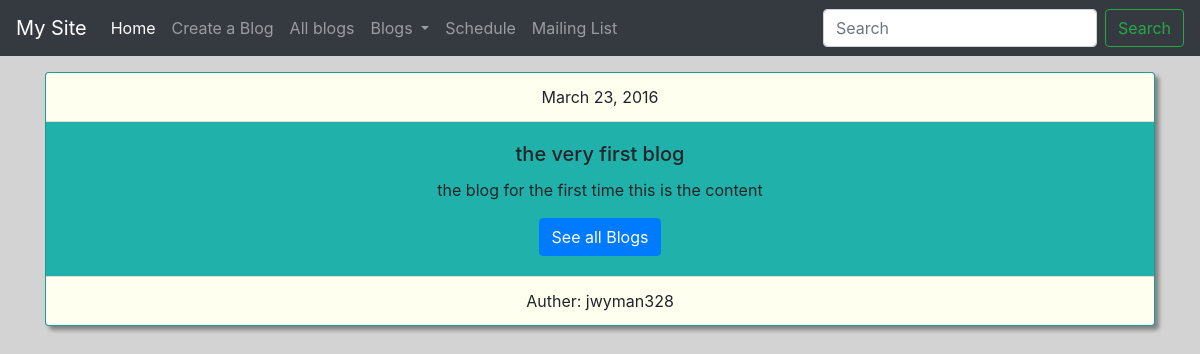
The app's page /post/1/ with its own data.
### app/models.py (models this page shows, shortened)
class Create_blog_model(models.Model):
    title = models.CharField(max_length = 200)
    blog_text = models.TextField()
    date_of_entry = models.DateField(null=True)
    user = models.ForeignKey('auth.User', models.CASCADE)

### app/views.py (the view)
# urls.py: path('post/<int:pk>/', views.Postpage_view.as_view(), name='post'),
class Postpage_view(DetailView):
    model = Create_blog_model
    template_name = 'post.html'

### templates/bootstrap/post.html
{% extends 'base.html' %}
{% block content %}
<div class = 'container'>
        <div class = 'row'>
            <div class = 'col mt-3'>
                <div class="card text-center">
                    <div class="card-header">
                            {{object.date_of_entry}}
                    </div>
                    <div class="card-body">
                        <h5 class="card-title">{{object.title}}</h5>
                        <p class="card-text">{{object.blog_text}}</p>
                        <a href="{% url 'all_blogs' %}" class="btn btn-primary">See all Blogs</a>
                    </div>
                    <div class="card-footer">
                            Auther: {{object.user}}
                    </div>
                </div>
            </div>
        </div>
    </div>
{% endblock %}

### static/css/base2.css (style rules this page uses)
.card { box-shadow: 4px 4px 4px grey; background-color: lightseagreen }
.card-header { background-color: ivory }
.card-footer { background-color:ivory }
body { background-color: lightgrey }

### records on screen
Create_blog_model: date_of_entry "March 23, 2016", title "the very first blog", blog_text "the blog for the first time this is the content", user "jwyman328"
